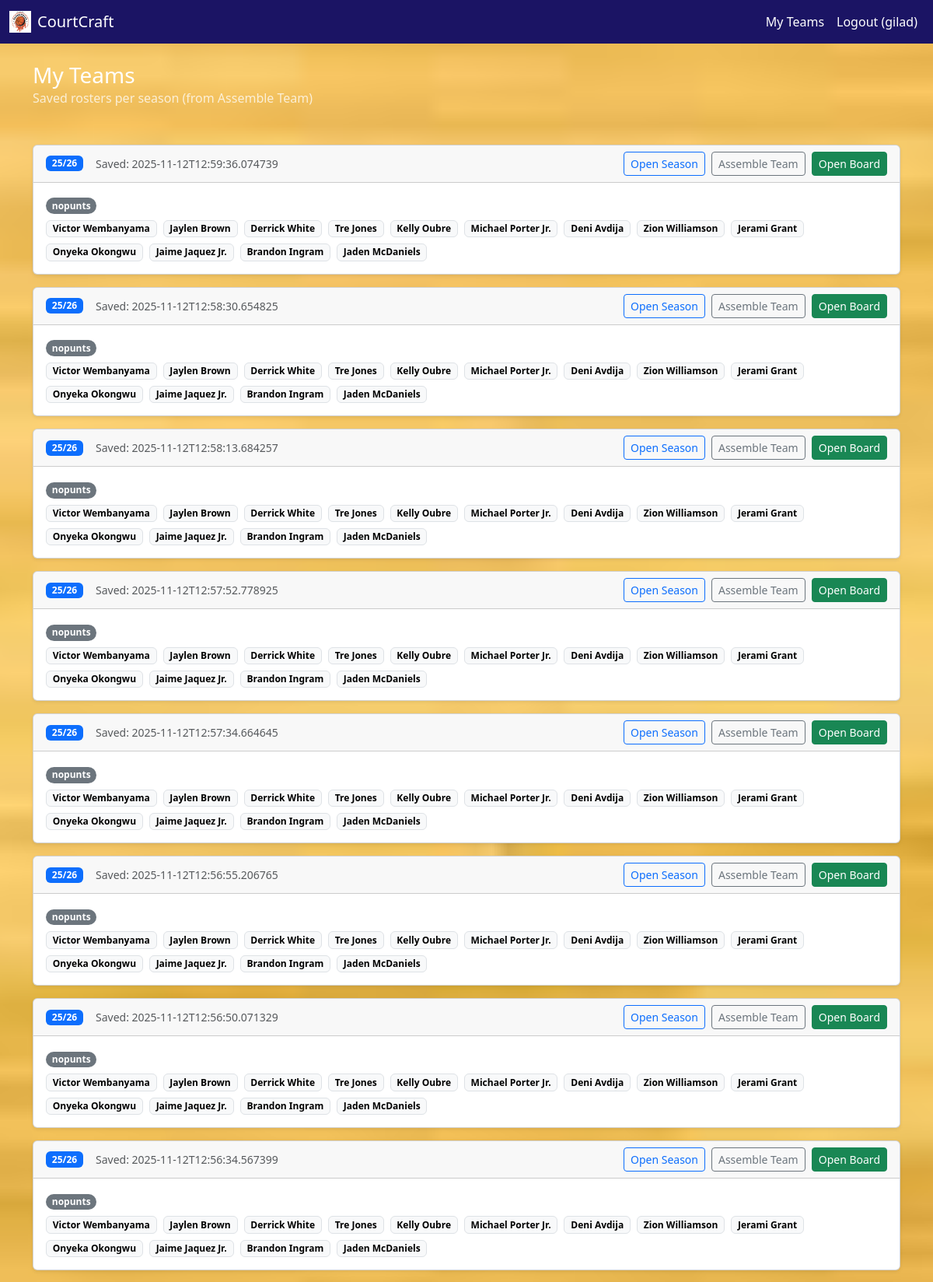
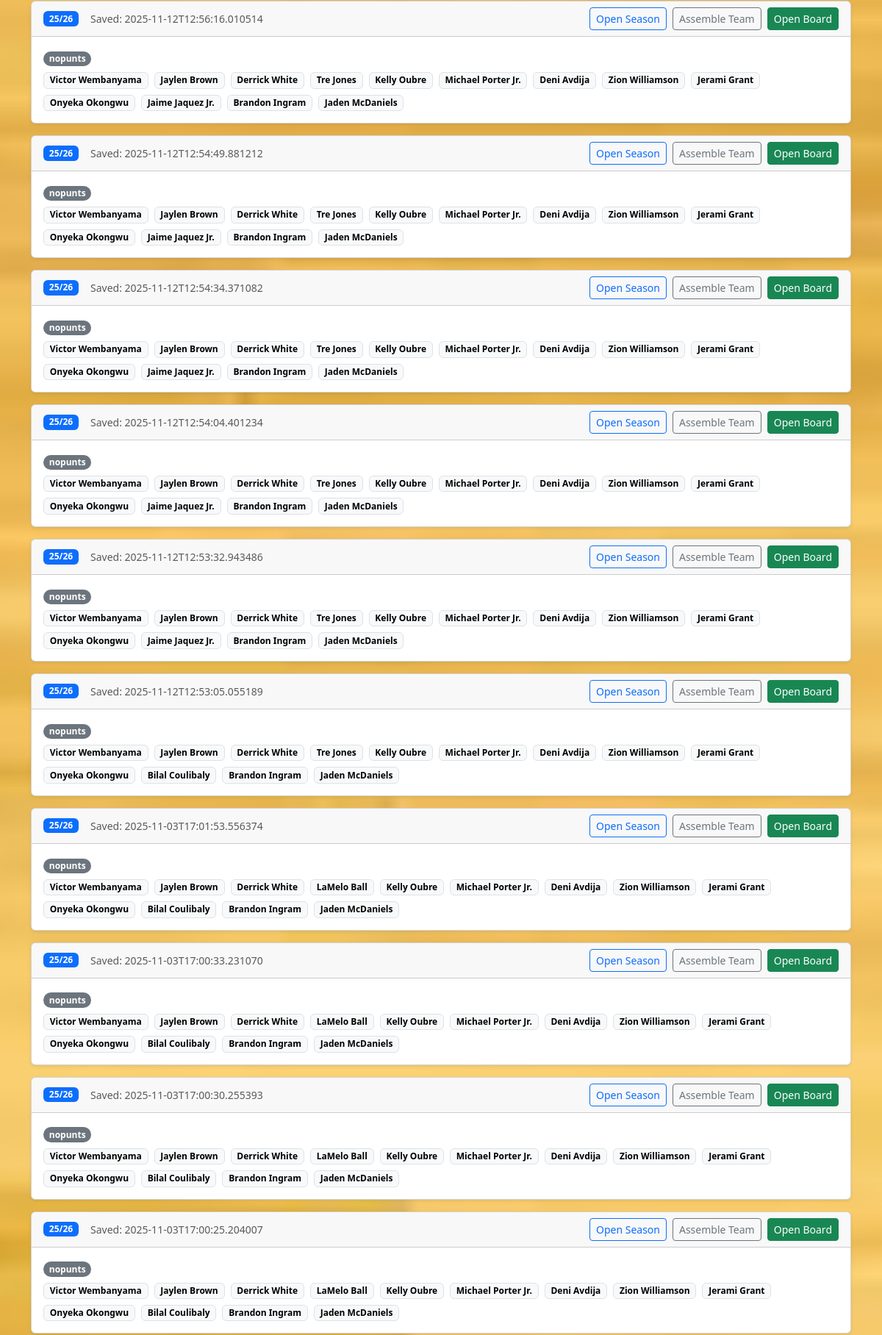
Page /teams (signed in, upper part) on the committed database (2 pictures, top to bottom).
### tables this page shows
CREATE TABLE teams (
        id INTEGER PRIMARY KEY AUTOINCREMENT,
        user_id INTEGER NOT NULL,
        season TEXT NOT NULL,
        players TEXT NOT NULL,
        data_type TEXT NOT NULL,
        created_at TEXT NOT NULL,
        FOREIGN KEY(user_id) REFERENCES users(id)
      );

### app.py (the view)
@app.route("/teams")
def list_teams():
    if "user_id" not in session:
        flash("Please log in","warning"); return redirect(url_for("auth"))
    db = get_db()
    rows = db.execute(
        "SELECT season,players,data_type,created_at FROM teams WHERE user_id=? ORDER BY created_at DESC",
        (session["user_id"],)
    ).fetchall()
    teams = [{
        "season": r["season"].replace("-","/"),
        "players": json.loads(r["players"]),
        "data_type": r["data_type"],
        "created": r["created_at"]
    } for r in rows]
    return render_template("teams.html", teams=teams)

### app.py (called while the page is built)
def get_db():
    conn = sqlite3.connect(DATABASE)
    conn.row_factory = sqlite3.Row
    return conn

@app.context_processor
def inject_globals():
    return {'current_year': datetime.now().year, 'logged_in_user': session.get("user")}

### templates/teams.html (shortened to what this page needs)
{% extends 'base.html' %}
{% block fullwidth %}
  <div class="bg-secondary-navy text-white py-4">
    <div class="container">
      <h1 class="h3 mb-0">My Teams</h1>
      <p class="mb-0 opacity-75">Saved rosters per season (from Assemble Team)</p>
    </div>
  </div>
{% endblock %}
{% block content %}
  {% if not teams or teams|length == 0 %}
    <div class="alert alert-info">
      No teams saved yet. Go to a season and click <strong>Assemble Team</strong> to save your roster.
    </div>
  {% else %}
    <div class="row g-3">
      {% for t in teams %}
        {% set season_url = t.season|replace('/','-') %}
        <div class="col-12">
          <div class="card shadow-sm">
            <div class="card-header d-flex flex-wrap justify-content-between align-items-center gap-2">
              <div class="d-flex align-items-center gap-3">
                <span class="badge text-bg-primary">{{ t.season }}</span>
                <span class="text-muted small">Saved: {{ t.created }}</span>
              </div>
              <div class="d-flex gap-2">
                <a class="btn btn-sm btn-outline-primary" href="{{ url_for('season_page', season=season_url) }}">Open Season</a>
                <a class="btn btn-sm btn-outline-secondary" href="{{ url_for('team_assemble_page', season=season_url) }}">Assemble Team</a>
                <a class="btn btn-sm btn-success" href="{{ url_for('board_page', season=season_url) }}">Open Board</a>
              </div>
            </div>
            <div class="card-body">
              <div class="mb-2">
                <span class="badge rounded-pill text-bg-secondary">{{ t.data_type }}</span>
              </div>
              {% if t.players and t.players|length > 0 %}
                <div class="d-flex flex-wrap gap-2">
                  {% for p in t.players %}
                    <span class="badge text-bg-light border">{{ p }}</span>
                  {% endfor %}
                </div>
              {% else %}
                <p class="text-muted mb-0">No players saved in this roster.</p>
              {% endif %}
            </div>
          </div>
        </div>
      {% endfor %}
    </div>
  {% endif %}
{% endblock %}

### templates/base.html (shortened to what this page needs)
<!DOCTYPE html>
<html lang="en">
<head>
  <link
    href="https://cdn.jsdelivr.net/npm/bootstrap@5.3.0/dist/css/bootstrap.min.css"
    rel="stylesheet"
  >
  <link
    href="{{ url_for('static', filename='css/courtcraft.css') }}"
    rel="stylesheet"
  >
</head>
<body class="bg-light">
  <nav class="navbar navbar-expand-lg navbar-dark bg-secondary-navy">
    <div class="container-fluid">
      <a class="navbar-brand d-flex align-items-center" href="{{ url_for('home') }}">
          <img class="brand-logo" src="{{ url_for('static', filename='img/courtcraft.svg', v='1') }}"
          onerror="this.onerror=null;this.src='{{ url_for('static', filename='img/logo.png', v='1') }}';"
          alt="CourtCraft"
          loading="eager"
          width="32" height="32"/>
        <span class="ms-2">CourtCraft</span>
      </a>
      <div class="collapse navbar-collapse" id="navMain">
        <ul class="navbar-nav ms-auto">
          {% if logged_in_user %}
          <li class="nav-item"><a class="nav-link" href="{{ url_for('list_teams') }}">My Teams</a></li>
          <li class="nav-item"><a class="nav-link" href="{{ url_for('logout') }}">Logout ({{ logged_in_user }})</a></li>
          {% else %}
          <li class="nav-item"><a class="nav-link" href="{{ url_for('auth') }}">Login / Register</a></li>
          {% endif %}
        </ul>
      </div>
    </div>
  </nav>
  {% block fullwidth %}{% endblock %}
  <main class="container my-4">
    {% block content %}{% endblock %}
  </main>
</body>
</html>

### static/css/courtcraft.css (style rules this page uses)
:root { --primary-orange: #F15A24; --secondary-navy: #1B1464; --accent-white: #FFFFFF; }
html, body { margin: 0; padding: 0; width: 100%; height: 100%; }
body { display: flex; flex-direction: column; background: url('../img/court-bg.jpg') no-repeat center center fixed; background-size: cover; font-family: 'Segoe UI', sans-serif; }
.navbar { background-color: var(--secondary-navy) !important; }
.navbar-brand span, .navbar .nav-link { color: var(--accent-white) !important; }
h1, h2, h3, h4, h5 { color: var(--secondary-navy); }
main { flex: 1; display: flex; flex-direction: column; }
.container { flex: 1; background: transparent; padding-top: 0; }
.brand-logo { height: 28px; width: auto; display: inline-block; vertical-align: middle; object-fit: contain; }

### rows in the picture
teams: season "25/26", created "2025-11-12T12:59:36.074739", data_type "nopunts", players "Victor Wembanyama" "Jaylen Brown" "Derrick White" "Tre Jones" "Kelly Oubre" "Michael Porter Jr." "Deni Avdija" "Zion Williamson" "Jerami Grant" "Onyeka Okongwu" "Jaime Jaquez Jr." "Brandon Ingram" "Jaden McDaniels"
teams: season "25/26", created "2025-11-12T12:58:30.654825", data_type "nopunts", players "Victor Wembanyama" "Jaylen Brown" "Derrick White" "Tre Jones" "Kelly Oubre" "Michael Porter Jr." "Deni Avdija" "Zion Williamson" "Jerami Grant" "Onyeka Okongwu" "Jaime Jaquez Jr." "Brandon Ingram" "Jaden McDaniels"
teams: season "25/26", created "2025-11-12T12:58:13.684257", data_type "nopunts", players "Victor Wembanyama" "Jaylen Brown" "Derrick White" "Tre Jones" "Kelly Oubre" "Michael Porter Jr." "Deni Avdija" "Zion Williamson" "Jerami Grant" "Onyeka Okongwu" "Jaime Jaquez Jr." "Brandon Ingram" "Jaden McDaniels"
teams: season "25/26", created "2025-11-12T12:57:52.778925", data_type "nopunts", players "Victor Wembanyama" "Jaylen Brown" "Derrick White" "Tre Jones" "Kelly Oubre" "Michael Porter Jr." "Deni Avdija" "Zion Williamson" "Jerami Grant" "Onyeka Okongwu" "Jaime Jaquez Jr." "Brandon Ingram" "Jaden McDaniels"
teams: season "25/26", created "2025-11-12T12:57:34.664645", data_type "nopunts", players "Victor Wembanyama" "Jaylen Brown" "Derrick White" "Tre Jones" "Kelly Oubre" "Michael Porter Jr." "Deni Avdija" "Zion Williamson" "Jerami Grant" "Onyeka Okongwu" "Jaime Jaquez Jr." "Brandon Ingram" "Jaden McDaniels"
teams: season "25/26", created "2025-11-12T12:56:55.206765", data_type "nopunts", players "Victor Wembanyama" "Jaylen Brown" "Derrick White" "Tre Jones" "Kelly Oubre" "Michael Porter Jr." "Deni Avdija" "Zion Williamson" "Jerami Grant" "Onyeka Okongwu" "Jaime Jaquez Jr." "Brandon Ingram" "Jaden McDaniels"
teams: season "25/26", created "2025-11-12T12:56:50.071329", data_type "nopunts", players "Victor Wembanyama" "Jaylen Brown" "Derrick White" "Tre Jones" "Kelly Oubre" "Michael Porter Jr." "Deni Avdija" "Zion Williamson" "Jerami Grant" "Onyeka Okongwu" "Jaime Jaquez Jr." "Brandon Ingram" "Jaden McDaniels"
teams: season "25/26", created "2025-11-12T12:56:34.567399", data_type "nopunts", players "Victor Wembanyama" "Jaylen Brown" "Derrick White" "Tre Jones" "Kelly Oubre" "Michael Porter Jr." "Deni Avdija" "Zion Williamson" "Jerami Grant" "Onyeka Okongwu" "Jaime Jaquez Jr." "Brandon Ingram" "Jaden McDaniels"
teams: season "25/26", created "2025-11-12T12:56:16.010514", data_type "nopunts", players "Victor Wembanyama" "Jaylen Brown" "Derrick White" "Tre Jones" "Kelly Oubre" "Michael Porter Jr." "Deni Avdija" "Zion Williamson" "Jerami Grant" "Onyeka Okongwu" "Jaime Jaquez Jr." "Brandon Ingram" "Jaden McDaniels"
teams: season "25/26", created "2025-11-12T12:54:49.881212", data_type "nopunts", players "Victor Wembanyama" "Jaylen Brown" "Derrick White" "Tre Jones" "Kelly Oubre" "Michael Porter Jr." "Deni Avdija" "Zion Williamson" "Jerami Grant" "Onyeka Okongwu" "Jaime Jaquez Jr." "Brandon Ingram" "Jaden McDaniels"
teams: season "25/26", created "2025-11-12T12:54:34.371082", data_type "nopunts", players "Victor Wembanyama" "Jaylen Brown" "Derrick White" "Tre Jones" "Kelly Oubre" "Michael Porter Jr." "Deni Avdija" "Zion Williamson" "Jerami Grant" "Onyeka Okongwu" "Jaime Jaquez Jr." "Brandon Ingram" "Jaden McDaniels"
teams: season "25/26", created "2025-11-12T12:54:04.401234", data_type "nopunts", players "Victor Wembanyama" "Jaylen Brown" "Derrick White" "Tre Jones" "Kelly Oubre" "Michael Porter Jr." "Deni Avdija" "Zion Williamson" "Jerami Grant" "Onyeka Okongwu" "Jaime Jaquez Jr." "Brandon Ingram" "Jaden McDaniels"
teams: season "25/26", created "2025-11-12T12:53:32.943486", data_type "nopunts", players "Victor Wembanyama" "Jaylen Brown" "Derrick White" "Tre Jones" "Kelly Oubre" "Michael Porter Jr." "Deni Avdija" "Zion Williamson" "Jerami Grant" "Onyeka Okongwu" "Jaime Jaquez Jr." "Brandon Ingram" "Jaden McDaniels"
teams: season "25/26", created "2025-11-12T12:53:05.055189", data_type "nopunts", players "Victor Wembanyama" "Jaylen Brown" "Derrick White" "Tre Jones" "Kelly Oubre" "Michael Porter Jr." "Deni Avdija" "Zion Williamson" "Jerami Grant" "Onyeka Okongwu" "Bilal Coulibaly" "Brandon Ingram" "Jaden McDaniels"
teams: season "25/26", created "2025-11-03T17:01:53.556374", data_type "nopunts", players "Victor Wembanyama" "Jaylen Brown" "Derrick White" "LaMelo Ball" "Kelly Oubre" "Michael Porter Jr." "Deni Avdija" "Zion Williamson" "Jerami Grant" "Onyeka Okongwu" "Bilal Coulibaly" "Brandon Ingram" "Jaden McDaniels"
teams: season "25/26", created "2025-11-03T17:00:33.231070", data_type "nopunts", players "Victor Wembanyama" "Jaylen Brown" "Derrick White" "LaMelo Ball" "Kelly Oubre" "Michael Porter Jr." "Deni Avdija" "Zion Williamson" "Jerami Grant" "Onyeka Okongwu" "Bilal Coulibaly" "Brandon Ingram" "Jaden McDaniels"
teams: season "25/26", created "2025-11-03T17:00:30.255393", data_type "nopunts", players "Victor Wembanyama" "Jaylen Brown" "Derrick White" "LaMelo Ball" "Kelly Oubre" "Michael Porter Jr." "Deni Avdija" "Zion Williamson" "Jerami Grant" "Onyeka Okongwu" "Bilal Coulibaly" "Brandon Ingram" "Jaden McDaniels"
teams: season "25/26", created "2025-11-03T17:00:25.204007", data_type "nopunts", players "Victor Wembanyama" "Jaylen Brown" "Derrick White" "LaMelo Ball" "Kelly Oubre" "Michael Porter Jr." "Deni Avdija" "Zion Williamson" "Jerami Grant" "Onyeka Okongwu" "Bilal Coulibaly" "Brandon Ingram" "Jaden McDaniels"

### other values in the picture
{{ logged_in_user }} "gilad"
